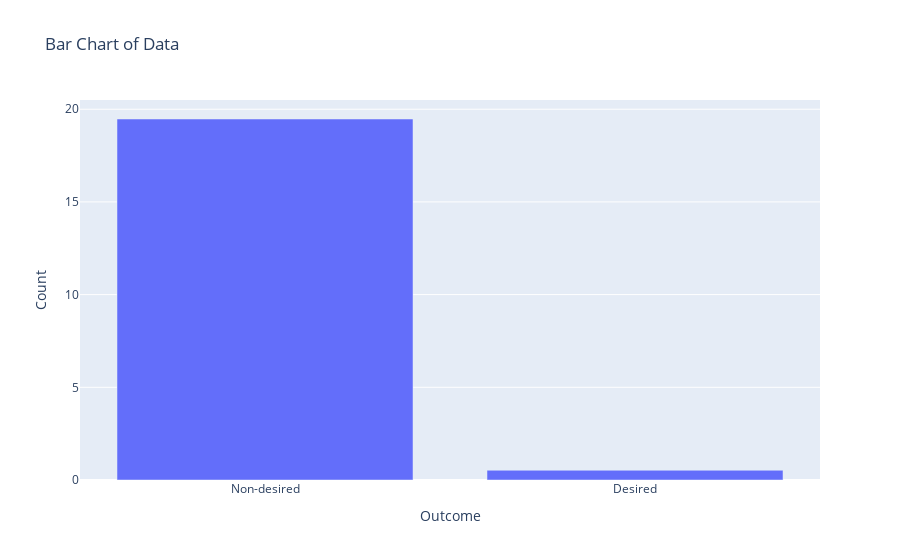

The code cell stored with this chart in its notebook:
### Markdown cell above
The distribution of outcomes can be inspected by calling the `plot_bar()` attribute of the `binomial` object.

### Code cell
binomial.plot_bar()

### Figure 1 — Plotly figure (JSON) as saved in the notebook; plotly's stock layout.template omitted (floating-point values rounded to 4 significant figures)
{"data": [{"type": "bar", "x": ["Non-desired", "Desired"], "y": [19.47, 0.5263]}], "layout": {"title": {"text": "Bar Chart of Data"}, "xaxis": {"title": {"text": "Outcome"}}, "yaxis": {"title": {"text": "Count"}}}}
